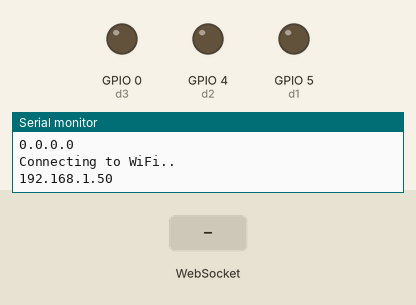
A sketch run on a simulated ESP8266 (NodeMCU). On the bench: output pins drawn as LEDs (lit = HIGH), the last lines printed to the serial monitor. The inputs (shaded band) are chosen by the test bench. WiFi joins after 1.5 s; servers stay silent unless stated.

Above: at 2.9 s.
3.0 s: WebSocket text "K1" received
At 3.7 s:
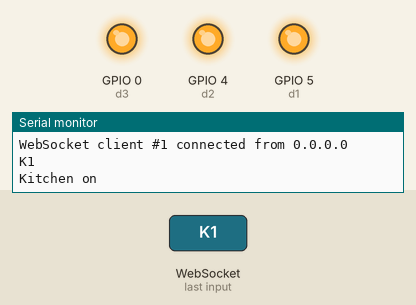
4.5 s: WebSocket text "T1" received
At 4.8 s:
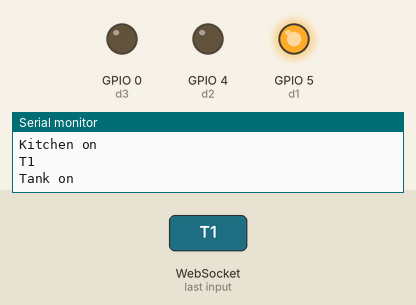
6.0 s: WebSocket text "K0" received
At 7.1 s:
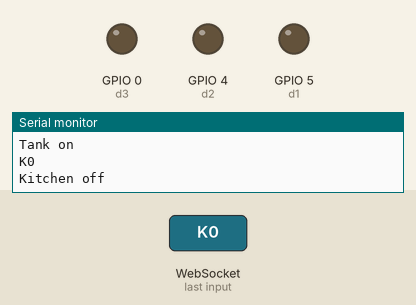
Timing chart, 0 to 9.0 s (numbered marks = the images above; inputs shaded):
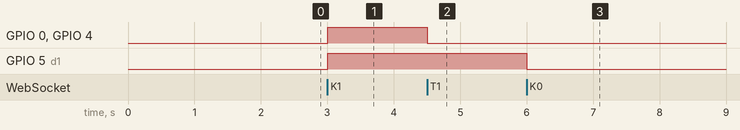

Measured:
- after the input at 3.0 s, GPIO 0 (d3), GPIO 4 (d2), GPIO 5 (d1): LOW → HIGH at once
- after the input at 4.5 s, GPIO 0 (d3), GPIO 4 (d2): HIGH → LOW at once
- after the input at 6.0 s, GPIO 5 (d1): HIGH → LOW at once

The sketch:

WebSocketServer.ino
```cpp
#include <ESP8266WiFi.h>
#include <ESPAsyncTCP.h>
#include <ESPAsyncWebServer.h>

// Replace with your network credentials
const char* ssid = "aa";
const char* password = "00000000";
bool isRequiredInit=false;
bool isTankFilled = false;
const int d1 = 5; // motor
const int d2 = 4; // sw2 kitchen //NC
const int d3 = 0; //sw1 tank //NO

// Create AsyncWebServer object on port 80
AsyncWebServer server(80);
AsyncWebSocket ws("/");

void onEvent(AsyncWebSocket *server, AsyncWebSocketClient *client, AwsEventType type,
             void *arg, uint8_t *data, size_t len) {
              if(type==WS_EVT_DATA)
              {
      String s="";
      for (int i = 0; i < len; ++i)
      {
      s=s+String(static_cast<char>(data[i]));
      }
      Serial.println(s);
      if(s=="K1")
      {
        Serial.println("Kitchen on");
         digitalWrite(d2, HIGH);
         digitalWrite(d3, HIGH);
         digitalWrite(d1, HIGH);
      }
      else if(s=="K0")
      {
          Serial.println("Kitchen off");
       digitalWrite(d3, LOW);
         digitalWrite(d2, LOW);
         digitalWrite(d1, LOW);

      }

        else if(s=="T1")
      {
        Serial.println("Tank on");
       digitalWrite(d3, LOW); //tank
        digitalWrite(d2, LOW); //kitchen
         digitalWrite(d1, HIGH);  //motor
      }
      else if(s=="T0")
      {
        Serial.println("Tank off");
       digitalWrite(d3, LOW); //tank
        digitalWrite(d2, LOW); //kitchen
         digitalWrite(d1, LOW);  //motor
      }


              }
  switch (type) {
    case WS_EVT_CONNECT:
      Serial.printf("WebSocket client #%u connected from %s\n", client->id(), client->remoteIP().toString().c_str());
      break;
    case WS_EVT_DISCONNECT:
      Serial.printf("WebSocket client #%u disconnected\n", client->id());
      break;
    case WS_EVT_DATA:
      break;
    case WS_EVT_PONG:
      break;
    case WS_EVT_ERROR:
      break;
  }
}

void initWebSocket() {
  ws.onEvent(onEvent);
  server.addHandler(&ws);
}


void setup(){
  // Serial port for debugging purposes
  Serial.begin(115200);

  pinMode(d1, OUTPUT);
  digitalWrite(d1, LOW);
   pinMode(d2, OUTPUT);
  digitalWrite(d2, LOW);
   pinMode(d3, OUTPUT);
  digitalWrite(d3, LOW);

  // Connect to Wi-Fi
  WiFi.begin(ssid, password);

}

void loop() {
    while (WiFi.status() != WL_CONNECTED) {
    isRequiredInit=true;
    delay(1000);
    Serial.println("Connecting to WiFi..");
     Serial.println(WiFi.localIP());
  }
  if(isRequiredInit)
  {
    isRequiredInit=false;
     initWebSocket();
  // Start server
  server.begin();
  }

  if(WiFi.status() == WL_CONNECTED)
   ws.cleanupClients();

}
```
